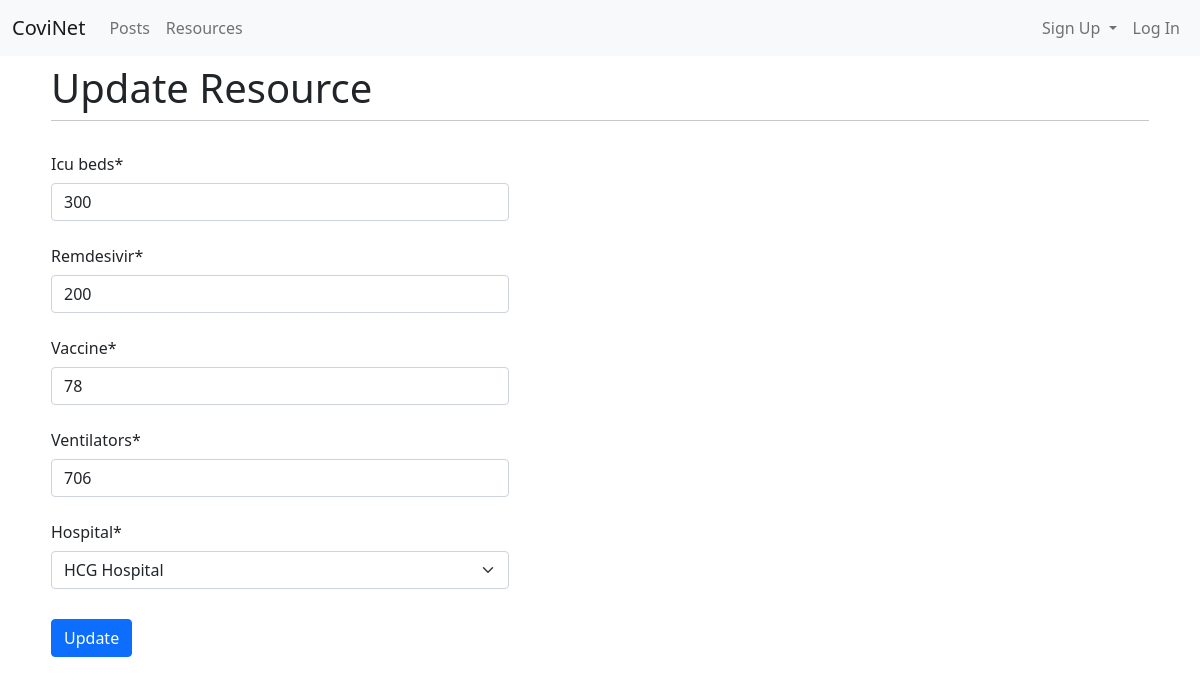
Screenshot of /resources/update/1 with the database file from the repository.
### Resources_Module/models.py (models this page shows, shortened)
class Resource(models.Model):
    icu_beds = models.IntegerField()
    remdesivir = models.IntegerField()
    vaccine = models.IntegerField()
    ventilators = models.IntegerField()
    hospital = models.ForeignKey(Hospital, on_delete=CASCADE, primary_key=True)

### Resources_Module/views.py (the view)
# urls.py: path('update/<int:pk>',views.update_resource.as_view(),name='update-resource'),
class update_resource(UpdateView):
    model = Resource
    form_class = UpdateResourceForm
    template_name = "Resources_Module/update_resource.html"
    context_object_name = "resource"
    success_url = reverse_lazy("resources-list")

### Resources_Module/forms.py
class UpdateResourceForm(forms.ModelForm):
    class Meta:
        model = Resource
        fields = resource_fields
    def __init__(self, *args, **kwargs):
        super().__init__(*args, **kwargs)
        self.helper = FormHelper()
        self.helper.form_class = 'blueForms'
        self.helper.form_method = 'post'
        self.helper.layout = Layout(
            Fieldset(
                '',
                Field("icu_beds"),
                Field("remdesivir"),
                Field("vaccine"),
                Field("ventilators"),
                Field("hospital")
            ),
            FormActions(
                Submit('submit', 'Update')
            ),
        )
        self.helper.form_class = 'row mb-3'
        self.helper.label_class = 'col-sm-2 col-form-label'
        self.helper.field_class = 'col-sm-5'

### Resources_Module/models.py (called while the page is built)
    def __str__(self) -> str:
        return self.name

### templates/Resources_Module/update_resource.html (shortened to what this page needs)
{% extends 'base.html' %}
{% load crispy_forms_tags %}
{% block pageHead %}
    <h1>Update Resource</h1>
{% endblock %}
{% block content %}
    {% crispy form %}
{% endblock %}

### rows the page displays
Resource: icu_beds "300", remdesivir "200", vaccine "78", ventilators "706", hospital "HCG Hospital"
